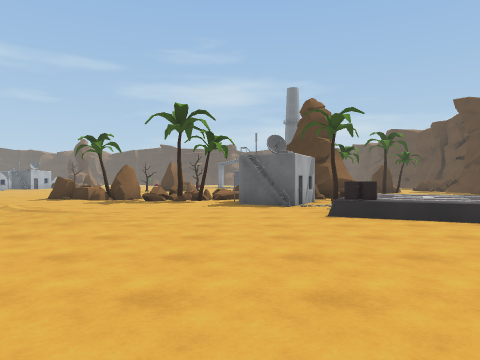
View 1 (above)

24 first-person views from a walk through a Unity game level. The camera is 1.3 m above the floor, looks level and sees 70° across. The floor is counted in squares, 2 m on a side. Each view is taken from the middle of a square. On the plan, view 1 faces up. The plan holds only what a view shows up to about 10 squares ahead; the rest is blank. The place goes on beyond the plan. Some animated figures are left out.

View 2
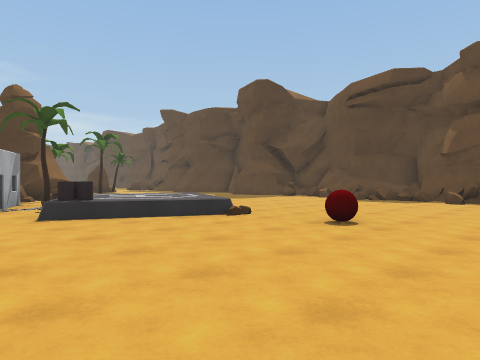

View 3
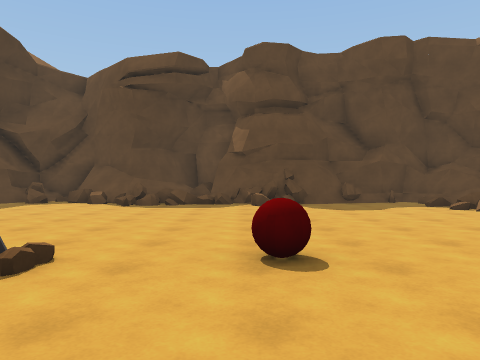

View 4
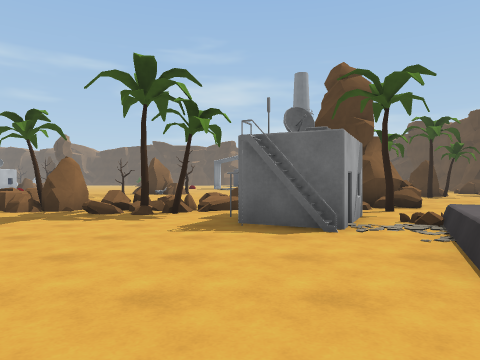

View 5
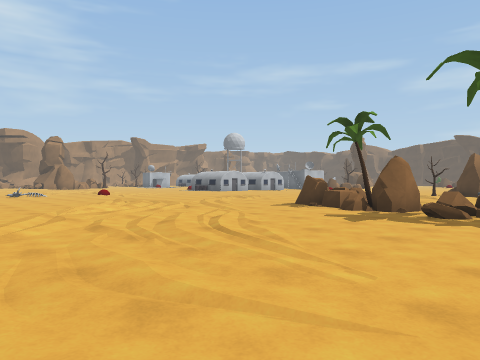

View 6
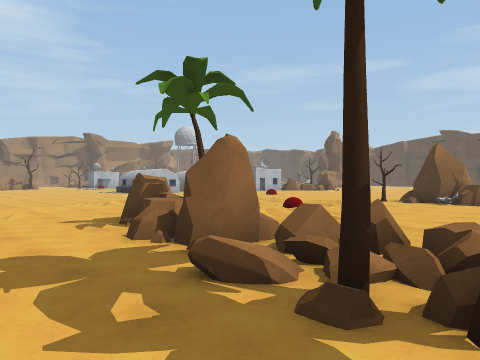

View 7
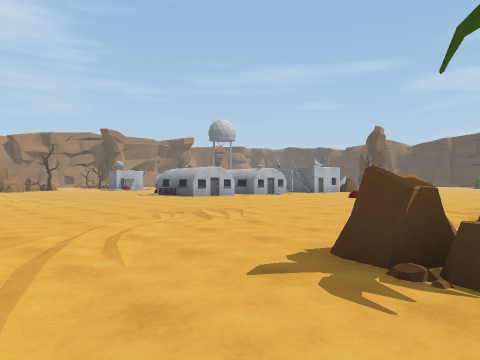

View 8
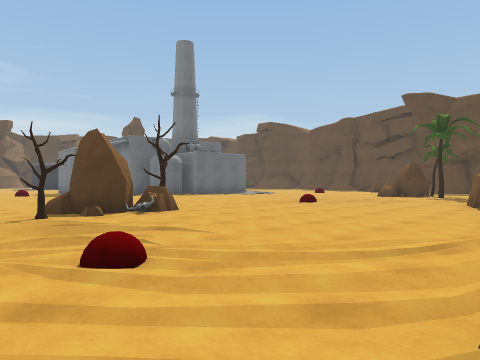

View 9
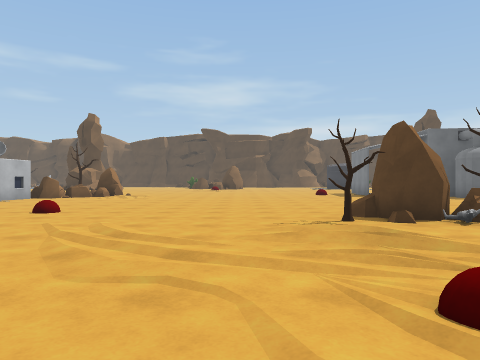

View 10
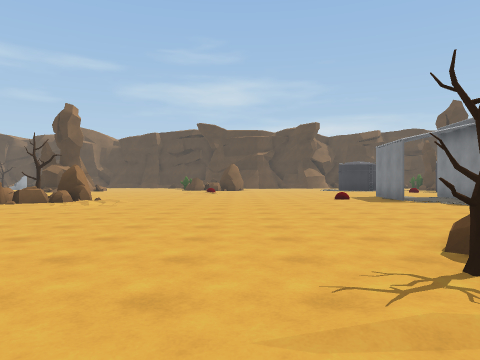

View 11
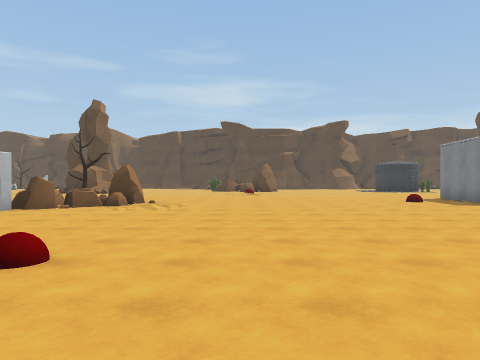

View 12
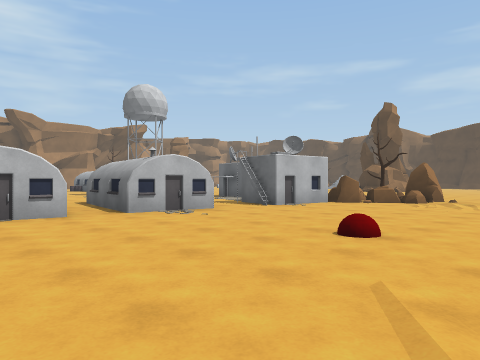

View 13
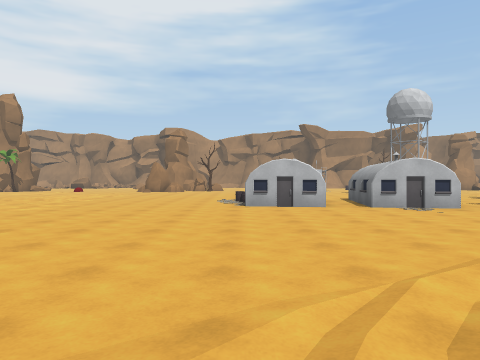

View 14
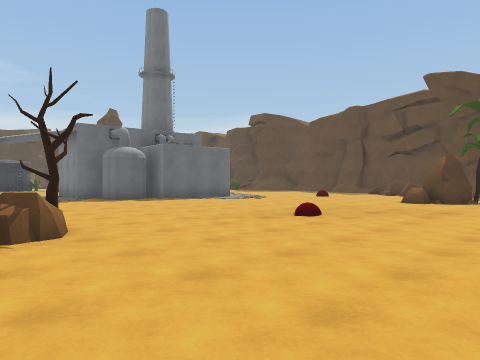

View 15
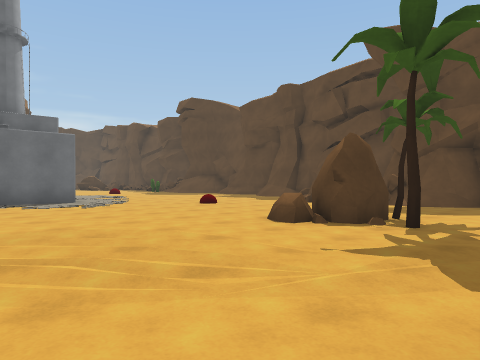

View 16
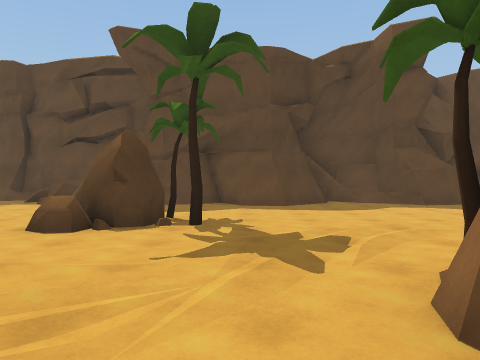

View 17
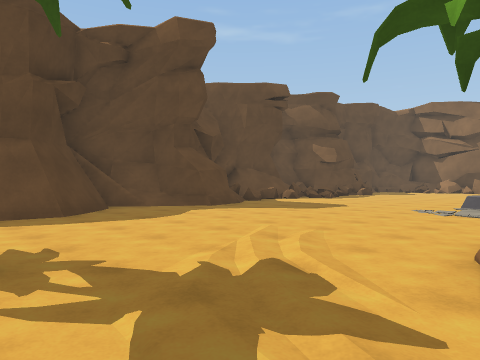

View 18
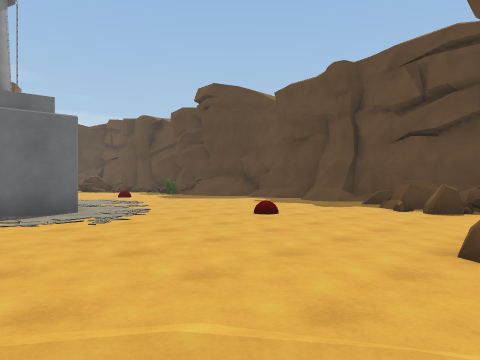

View 19
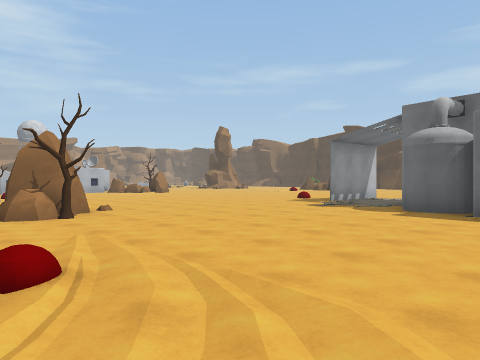

View 20
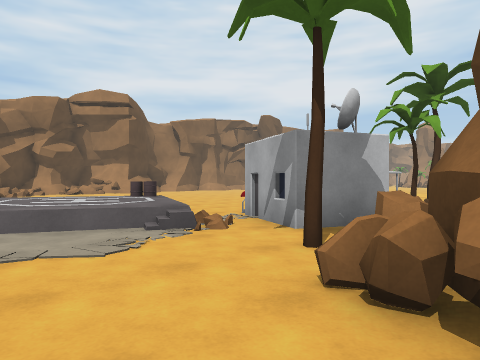

View 21
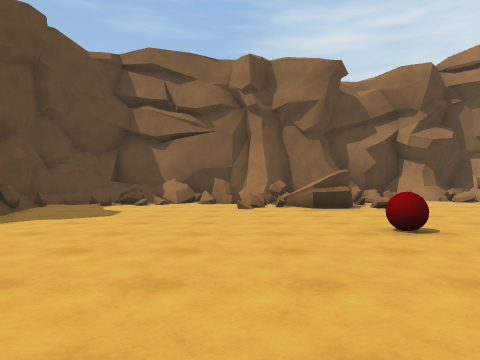

View 22
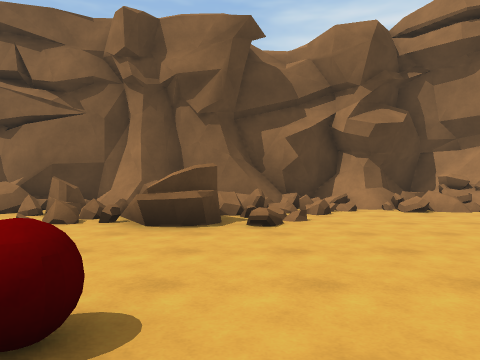

View 23
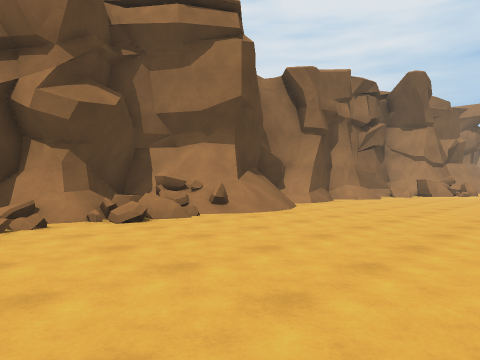

View 24
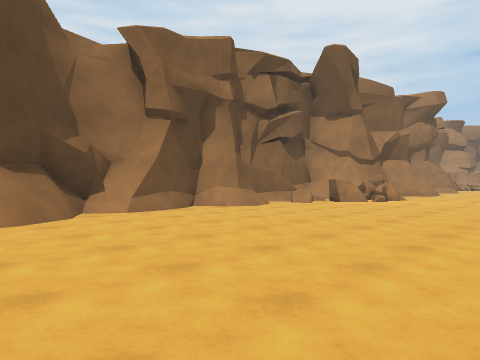

### Floor plan
Key: @ floor where view 1 was taken; # wall or solid block; . main floor; : floor 0.5 m higher than the main floor; / step, stairs or slope; = window, fence, low wall or low ledge; ^ raised ledge; B building; T tree; R rock; O other object.
Columns run from 17 left of view 1 to 12 right of it. Each row starts with its distance up from view 1.
 28     RR.........  #
 27    RR..............     ..
 26  B R...............### ....
 25  BB..................##.....
 24  #B..........................
 23  .............................
 22   B..........................=
 21 BB....:......R..............=^
 20 ............RRT.............##
 19  B..........T...../.........=#
 18  B......................RR../#
 17  .......................TT...#
 16 ............................##
 15 ....................#T......##
 14 .................O  ##....../#
 13 ......./....R...    ##......./
 12 ...........RTR#==  ###......./
 11 .............R#TTB##T.......##
 10     .............BBB........##
  9        ..........#BB:........=
  8       ..............::==.....#
  7      ..............= ://..../=
  6      ...../........#=#=...../=
  5         .............=....../=
  4              .............../#
  3             ..........O.....=#
  2        .....................##
  1     .........................#
  0     .............@...........#
 -1      =...............#==.....#
 -2       =.............#=##.. =##
 -3        ......///==.#=# #=#= =#
 -4         ####/###=#/##  #######
 -5            #########

Where each view was taken, in squares from view 1:
view 1: 0 up, 0 right, facing up
view 2: 0 up, 0 right, facing up-right
view 3: 3 up, 2 right, facing right
view 4: 4 up, 0 right, facing up
view 5: 4 up, 1 left, facing up-left
view 6: 9 up, 1 left, facing up-left
view 7: 9 up, 5 left, facing up-left
view 8: 13 up, 7 left, facing up-right
view 9: 14 up, 7 left, facing up
view 10: 17 up, 7 left, facing up
view 11: 18 up, 9 left, facing up
view 12: 17 up, 9 left, facing up-left
view 13: 17 up, 7 left, facing left
view 14: 15 up, 4 left, facing up-right
view 15: 15 up, 2 right, facing up-right
view 16: 16 up, 2 right, facing right
view 17: 17 up, 4 right, facing down-right
view 18: 18 up, 3 right, facing up-right
view 19: 18 up, 4 right, facing up-left
view 20: 13 up, 6 right, facing down-left
view 21: 7 up, 7 right, facing down
view 22: 4 up, 4 right, facing down
view 23: 2 up, 3 right, facing down-left
view 24: 3 up, 2 left, facing down-left
